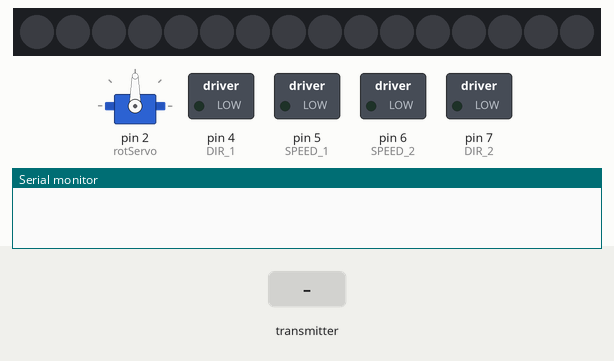
This sketch was run on a simulated Arduino Uno, built with avr-gcc and run on an emulated ATmega328P. Shown: 16 RGB LEDs in strip order, left to right, servo, switched loads named in the sketch (green lamp = pin HIGH), the last lines printed to the serial monitor. The inputs (shaded band) are chosen by the test bench. No radio packets arrive unless stated.

Above: at 1.2 s.
1.3 s: the transmitter starts sending data.0 = 0
At 1.7 s:
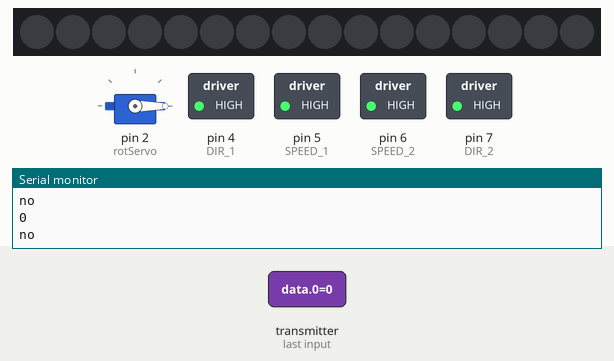
2.8 s: the transmitter starts sending data.4 = 256
At 4.0 s:
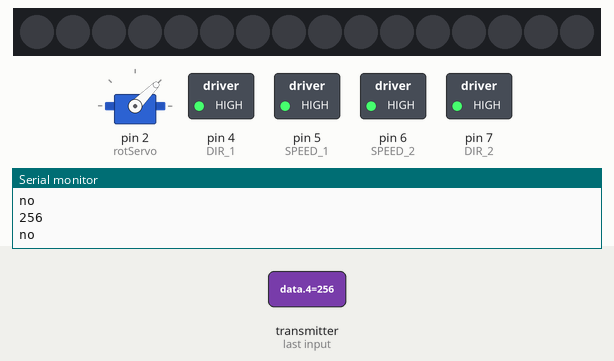
4.3 s: the transmitter starts sending data.4 = 512
At 5.1 s:
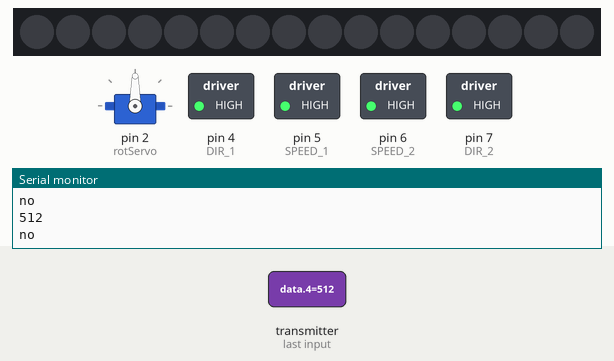
5.8 s: the transmitter starts sending data.4 = 1023
At 6.3 s:
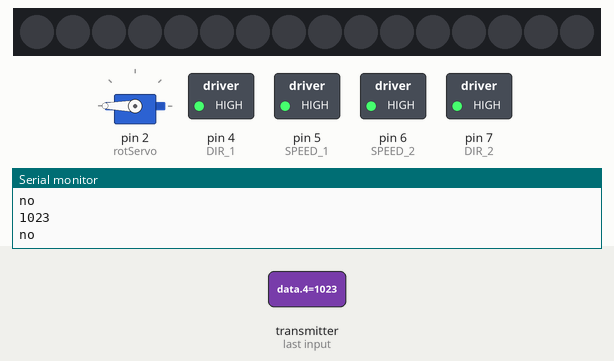
Timing chart, 0 to 8.3 s (numbered marks = the images above; inputs shaded):
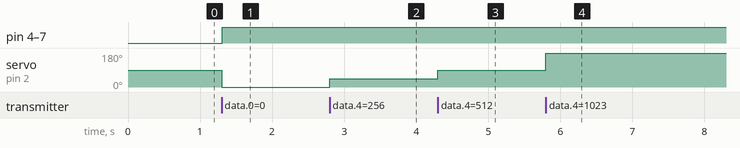

The sketch:

bot.ino
```cpp
#include <SPI.h>
#include <nRF24L01.h>
#include <RF24.h>
#include <Adafruit_NeoPixel.h>
#include <Servo.h>


#define SPEED_1      5
#define DIR_1        4

#define SPEED_2      6
#define DIR_2        7


#define MATRIX_PIN    0
#define LED_COUNT 16


Adafruit_NeoPixel matrix = Adafruit_NeoPixel(LED_COUNT, MATRIX_PIN, NEO_GRB + NEO_KHZ800);


RF24 radio(8, 9); // nRF24L01+ (CE, CSN)
int data[5];


Servo rotServo;
int servoAngle;


void setup(){
  Serial.begin(9600);

  radio.begin();
  radio.setChannel(5);
  radio.setDataRate (RF24_1MBPS);
  radio.setPALevel (RF24_PA_HIGH);
  radio.openReadingPipe (1, 0x1234567890LL);
  radio.startListening ();
  //  radio.stopListening ();


  // motor pins
  for (int i = 4; i < 8; i++) {
    pinMode(i, OUTPUT);
  }


  matrix.begin();
  rotServo.attach(2);

}


void loop(){
    if(radio.available()){
        radio.read(&data, sizeof(data));


        int btnState = data[2];
        int tmblrState = data[3];


        int ptmrVal = data[4];
        servoAngle = map(ptmrVal, 0, 1023, 0, 180);
        rotServo.write(servoAngle);
        Serial.println(ptmrVal);


        if (tmblrState == 1) {
          if (btnState) {
            colorWipe(matrix.Color(255, 0, 0), 50);
            colorWipe(matrix.Color(0, 255, 0), 50);
            colorWipe(matrix.Color(0, 0, 255), 50);
            colorWipe(matrix.Color(0, 0, 0), 50);
          }
          else {
            crossBlink(matrix.Color(255, 0, 0), 50);
          }
        }
        else {
          Serial.println("no");
          crossBlink(matrix.Color(0, 0, 0), 50);
        }


        // 0 - Forward, 1 - backward, 2 - right, 3 - left
        switch (data[0]) {
          case 0: {
            digitalWrite(DIR_1, HIGH); // set direction
            analogWrite(SPEED_1, 255); // set speed


            digitalWrite(DIR_2, HIGH);
            analogWrite(SPEED_2, 255);


            break;
          }
          case 1: {
            digitalWrite(DIR_1, LOW);
            analogWrite(SPEED_1, data[1]);


            digitalWrite(DIR_2, LOW);
            analogWrite(SPEED_2, data[1]);


            break;
          }
          case 2: {
            digitalWrite(DIR_1, HIGH);
            analogWrite(SPEED_1, data[1]);


            digitalWrite(DIR_2, LOW);
            analogWrite(SPEED_2, data[1]);


            break;
          }
          case 3: {
            digitalWrite(DIR_1, LOW);
            analogWrite(SPEED_1, data[1]);


            digitalWrite(DIR_2, HIGH);
            analogWrite(SPEED_2, data[1]);


            break;
          }
          case 4: {
            analogWrite(SPEED_1, 0);
            analogWrite(SPEED_2, 0);


            break;
          }
        }
    }
}


void crossBlink(uint32_t c, uint8_t wait) {
  for (uint16_t i = 0; i < matrix.numPixels(); i++) {
    if (i % 5 == 0 || i % 3 == 0) {
      matrix.setPixelColor(i, c);
      matrix.show();
      //delay(wait);
    }
  }
}


void colorWipe(uint32_t c, uint8_t wait) {
  for (uint16_t i = 0; i < matrix.numPixels(); i++) {
    matrix.setPixelColor(i, c);
    matrix.show();
  }
  //delay(wait);
}
```

Measured:
- after the input at 1.3 s, pin 4 (DIR_1), pin 5 (SPEED_1), pin 6 (SPEED_2), pin 7 (DIR_2): LOW → HIGH at once; servo on pin 2 (rotServo): 90° → 0° at once
- after the input at 2.8 s, servo on pin 2 (rotServo): 0° → 45° at once
- after the input at 4.3 s, servo on pin 2 (rotServo): 45° → 90° at once
- after the input at 5.8 s, servo on pin 2 (rotServo): 90° → 180° at once
